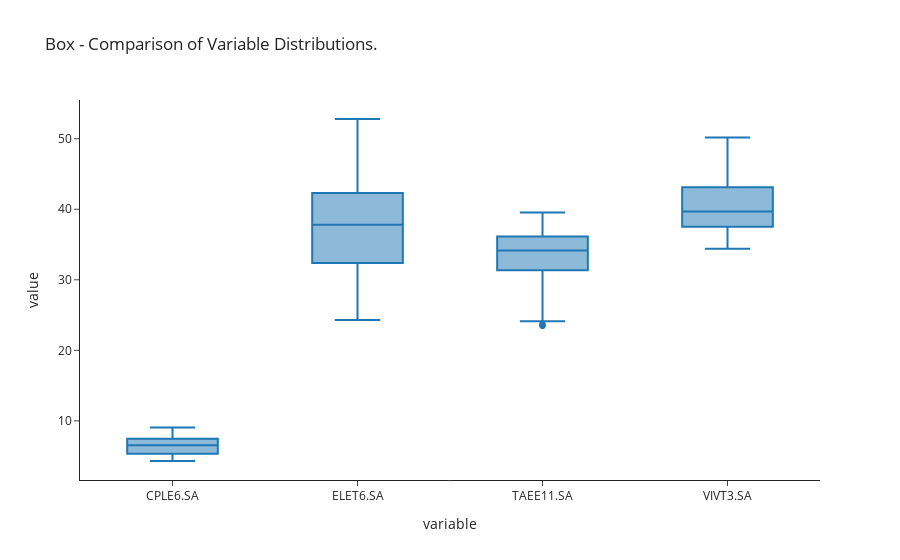
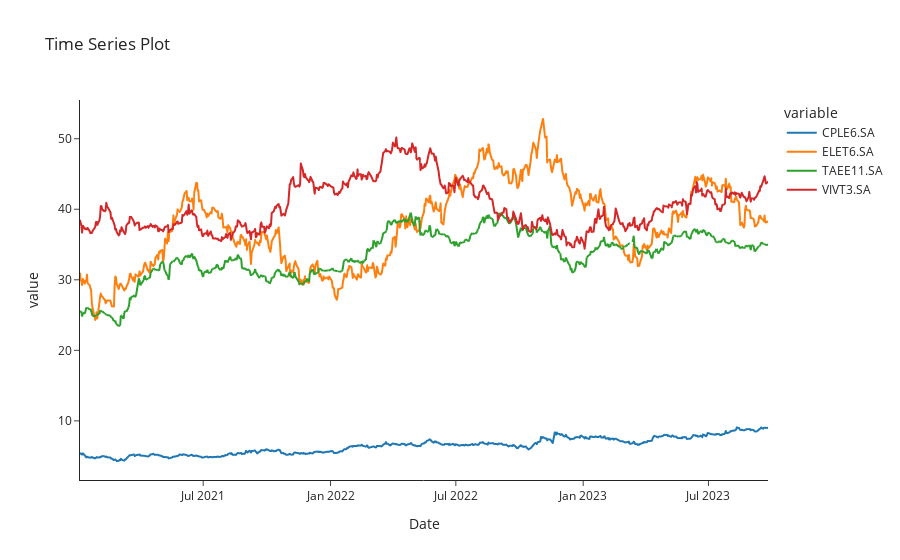
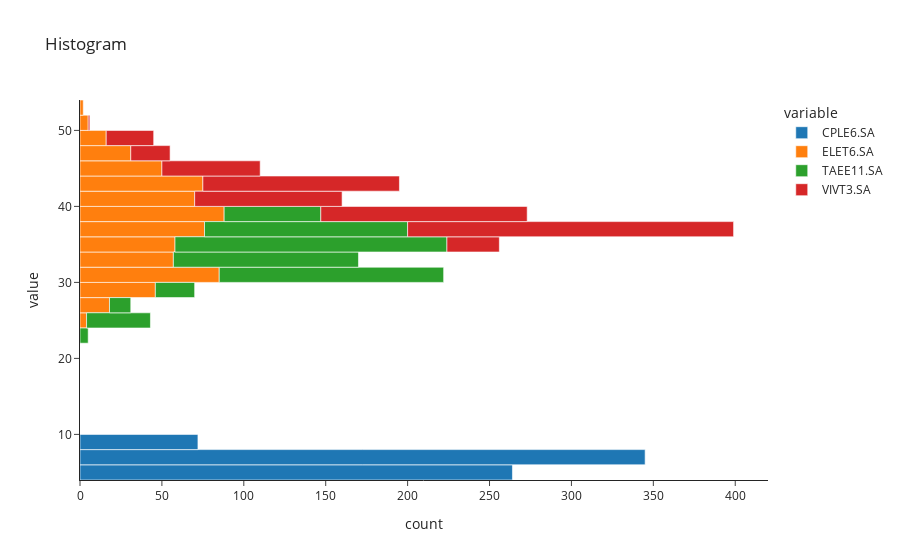
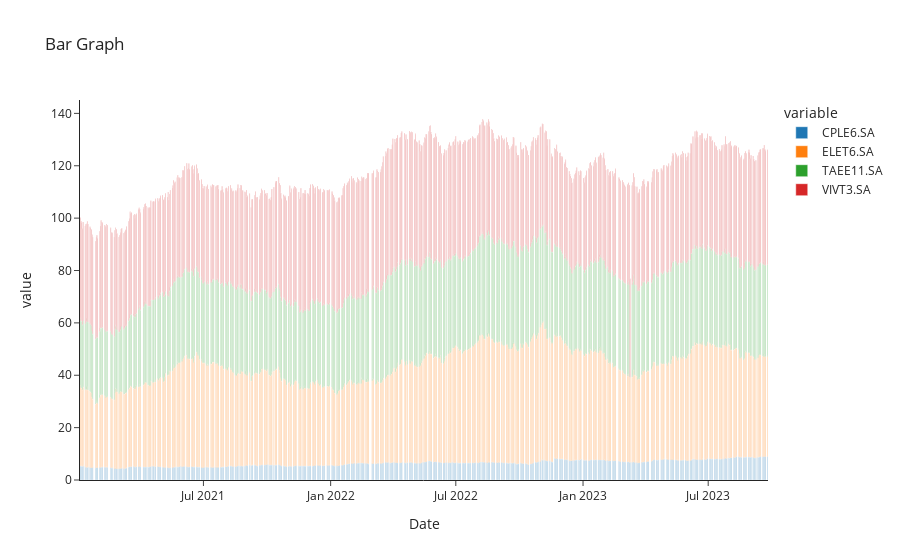

Write notebook code for charts like these, in order.
### Code cell
get_graphics(df_companies_adjclose)

### Figure 1 — Plotly figure (JSON) as saved in the notebook; plotly's stock layout.template omitted (floating-point values rounded to 4 significant figures; data arrays with more than 128 entries replaced by an {"elided": "..."} marker saying what was removed)
{"data": [{"alignmentgroup": "True", "hovertemplate": "variable=%{x}<br>value=%{y}<extra></extra>", "legendgroup": "", "marker": {"color": "#1F77B4"}, "name": "", "notched": false, "offsetgroup": "", "orientation": "v", "showlegend": false, "type": "box", "x": {"elided": "2724 str values"}, "x0": " ", "xaxis": "x", "y": {"elided": "2724 float values"}, "y0": " ", "yaxis": "y"}], "layout": {"boxmode": "group", "legend": {"tracegroupgap": 0}, "title": {"text": "Box - Comparison of Variable Distributions."}, "xaxis": {"anchor": "y", "domain": [0, 1], "title": {"text": "variable"}}, "yaxis": {"anchor": "x", "domain": [0, 1], "title": {"text": "value"}}}}

### Figure 2 — Plotly figure (JSON) as saved in the notebook; plotly's stock layout.template omitted (floating-point values rounded to 4 significant figures; data arrays with more than 128 entries replaced by an {"elided": "..."} marker saying what was removed)
{"data": [{"hovertemplate": "variable=CPLE6.SA<br>Date=%{x}<br>value=%{y}<extra></extra>", "legendgroup": "CPLE6.SA", "line": {"color": "#1F77B4", "dash": "solid"}, "marker": {"symbol": "circle"}, "mode": "lines", "name": "CPLE6.SA", "showlegend": true, "type": "scattergl", "x": {"elided": "681 str values"}, "xaxis": "x", "y": {"elided": "681 float values"}, "yaxis": "y"}, {"hovertemplate": "variable=ELET6.SA<br>Date=%{x}<br>value=%{y}<extra></extra>", "legendgroup": "ELET6.SA", "line": {"color": "#FF7F0E", "dash": "solid"}, "marker": {"symbol": "circle"}, "mode": "lines", "name": "ELET6.SA", "showlegend": true, "type": "scattergl", "x": {"elided": "681 str values"}, "xaxis": "x", "y": {"elided": "681 float values"}, "yaxis": "y"}, {"hovertemplate": "variable=TAEE11.SA<br>Date=%{x}<br>value=%{y}<extra></extra>", "legendgroup": "TAEE11.SA", "line": {"color": "#2CA02C", "dash": "solid"}, "marker": {"symbol": "circle"}, "mode": "lines", "name": "TAEE11.SA", "showlegend": true, "type": "scattergl", "x": {"elided": "681 str values"}, "xaxis": "x", "y": {"elided": "681 float values"}, "yaxis": "y"}, {"hovertemplate": "variable=VIVT3.SA<br>Date=%{x}<br>value=%{y}<extra></extra>", "legendgroup": "VIVT3.SA", "line": {"color": "#D62728", "dash": "solid"}, "marker": {"symbol": "circle"}, "mode": "lines", "name": "VIVT3.SA", "showlegend": true, "type": "scattergl", "x": {"elided": "681 str values"}, "xaxis": "x", "y": {"elided": "681 float values"}, "yaxis": "y"}], "layout": {"legend": {"title": {"text": "variable"}, "tracegroupgap": 0}, "title": {"text": "Time Series Plot"}, "xaxis": {"anchor": "y", "domain": [0, 1], "title": {"text": "Date"}}, "yaxis": {"anchor": "x", "domain": [0, 1], "title": {"text": "value"}}}}

### Figure 3 — Plotly figure (JSON) as saved in the notebook; plotly's stock layout.template omitted (floating-point values rounded to 4 significant figures; data arrays with more than 128 entries replaced by an {"elided": "..."} marker saying what was removed)
{"data": [{"alignmentgroup": "True", "bingroup": "y", "hovertemplate": "variable=CPLE6.SA<br>count=%{x}<br>value=%{y}<extra></extra>", "legendgroup": "CPLE6.SA", "marker": {"color": "#1F77B4", "pattern": {"shape": ""}}, "name": "CPLE6.SA", "offsetgroup": "CPLE6.SA", "orientation": "h", "showlegend": true, "type": "histogram", "xaxis": "x", "y": {"elided": "681 float values"}, "yaxis": "y"}, {"alignmentgroup": "True", "bingroup": "y", "hovertemplate": "variable=ELET6.SA<br>count=%{x}<br>value=%{y}<extra></extra>", "legendgroup": "ELET6.SA", "marker": {"color": "#FF7F0E", "pattern": {"shape": ""}}, "name": "ELET6.SA", "offsetgroup": "ELET6.SA", "orientation": "h", "showlegend": true, "type": "histogram", "xaxis": "x", "y": {"elided": "681 float values"}, "yaxis": "y"}, {"alignmentgroup": "True", "bingroup": "y", "hovertemplate": "variable=TAEE11.SA<br>count=%{x}<br>value=%{y}<extra></extra>", "legendgroup": "TAEE11.SA", "marker": {"color": "#2CA02C", "pattern": {"shape": ""}}, "name": "TAEE11.SA", "offsetgroup": "TAEE11.SA", "orientation": "h", "showlegend": true, "type": "histogram", "xaxis": "x", "y": {"elided": "681 float values"}, "yaxis": "y"}, {"alignmentgroup": "True", "bingroup": "y", "hovertemplate": "variable=VIVT3.SA<br>count=%{x}<br>value=%{y}<extra></extra>", "legendgroup": "VIVT3.SA", "marker": {"color": "#D62728", "pattern": {"shape": ""}}, "name": "VIVT3.SA", "offsetgroup": "VIVT3.SA", "orientation": "h", "showlegend": true, "type": "histogram", "xaxis": "x", "y": {"elided": "681 float values"}, "yaxis": "y"}], "layout": {"barmode": "relative", "legend": {"title": {"text": "variable"}, "tracegroupgap": 0}, "title": {"text": "Histogram"}, "xaxis": {"anchor": "y", "domain": [0, 1], "title": {"text": "count"}}, "yaxis": {"anchor": "x", "domain": [0, 1], "title": {"text": "value"}}}}

### Figure 4 — Plotly figure (JSON) as saved in the notebook; plotly's stock layout.template omitted (floating-point values rounded to 4 significant figures; data arrays with more than 128 entries replaced by an {"elided": "..."} marker saying what was removed)
{"data": [{"alignmentgroup": "True", "hovertemplate": "variable=CPLE6.SA<br>Date=%{x}<br>value=%{y}<extra></extra>", "legendgroup": "CPLE6.SA", "marker": {"color": "#1F77B4", "pattern": {"shape": ""}}, "name": "CPLE6.SA", "offsetgroup": "CPLE6.SA", "orientation": "v", "showlegend": true, "textposition": "auto", "type": "bar", "x": {"elided": "681 str values"}, "xaxis": "x", "y": {"elided": "681 float values"}, "yaxis": "y"}, {"alignmentgroup": "True", "hovertemplate": "variable=ELET6.SA<br>Date=%{x}<br>value=%{y}<extra></extra>", "legendgroup": "ELET6.SA", "marker": {"color": "#FF7F0E", "pattern": {"shape": ""}}, "name": "ELET6.SA", "offsetgroup": "ELET6.SA", "orientation": "v", "showlegend": true, "textposition": "auto", "type": "bar", "x": {"elided": "681 str values"}, "xaxis": "x", "y": {"elided": "681 float values"}, "yaxis": "y"}, {"alignmentgroup": "True", "hovertemplate": "variable=TAEE11.SA<br>Date=%{x}<br>value=%{y}<extra></extra>", "legendgroup": "TAEE11.SA", "marker": {"color": "#2CA02C", "pattern": {"shape": ""}}, "name": "TAEE11.SA", "offsetgroup": "TAEE11.SA", "orientation": "v", "showlegend": true, "textposition": "auto", "type": "bar", "x": {"elided": "681 str values"}, "xaxis": "x", "y": {"elided": "681 float values"}, "yaxis": "y"}, {"alignmentgroup": "True", "hovertemplate": "variable=VIVT3.SA<br>Date=%{x}<br>value=%{y}<extra></extra>", "legendgroup": "VIVT3.SA", "marker": {"color": "#D62728", "pattern": {"shape": ""}}, "name": "VIVT3.SA", "offsetgroup": "VIVT3.SA", "orientation": "v", "showlegend": true, "textposition": "auto", "type": "bar", "x": {"elided": "681 str values"}, "xaxis": "x", "y": {"elided": "681 float values"}, "yaxis": "y"}], "layout": {"barmode": "relative", "legend": {"title": {"text": "variable"}, "tracegroupgap": 0}, "title": {"text": "Bar Graph"}, "xaxis": {"anchor": "y", "domain": [0, 1], "title": {"text": "Date"}}, "yaxis": {"anchor": "x", "domain": [0, 1], "title": {"text": "value"}}}}
